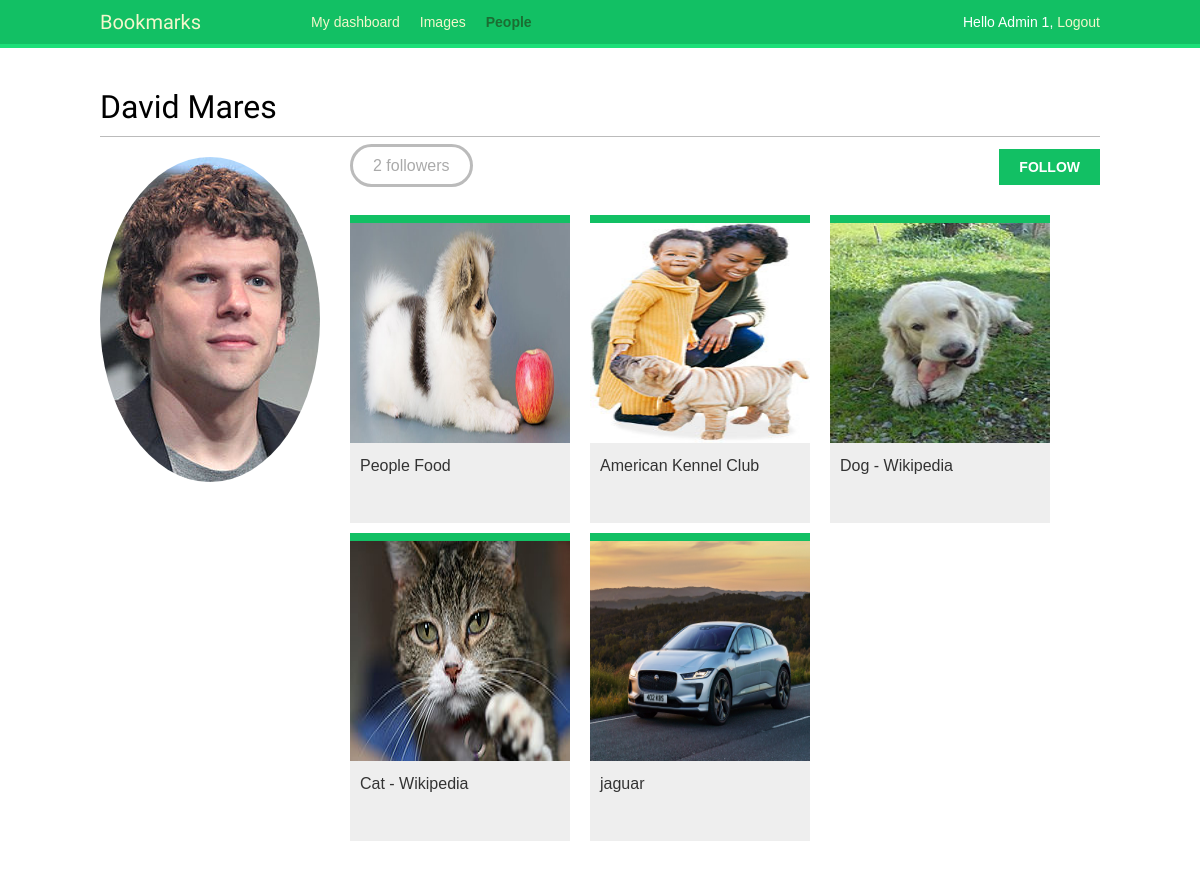
/account/users/david/ (signed in), run on the app's committed database.
### images/models.py (models this page shows, shortened)
class Image(models.Model):
  user = models.ForeignKey(settings.AUTH_USER_MODEL,
                            related_name='images_created',
                            on_delete=models.CASCADE)
  title = models.CharField( max_length=200)
  slug = models.SlugField(max_length=200,blank=True)
  url = models.URLField()
  image = models.ImageField( upload_to='images/%Y/%m/%d/')
  description = models.TextField(blank=True)
  created = models.DateField( auto_now_add=True,db_index=True)
  users_like = models.ManyToManyField(settings.AUTH_USER_MODEL,
                                      related_name='images_liked',blank=True)
  def get_absolute_url(self):
    return reverse('images:detail', args=[self.id,self.slug])

### account/views.py (the view)
# urls.py: path('users/<username>/', views.user_detail, name='user_detail'),
@login_required
def user_detail(request,username):
  user = get_object_or_404(User,username=username,is_active=True)
  return render(request,'account/user/detail.html',{'section':'people','user':user})

### account/templates/account/user/detail.html (shortened to what this page needs)
{% extends "base.html" %}
{% load thumbnail %}
{% block content %}
  <h1>{{ user.get_full_name }}</h1>
  <div class="profile-info">
    {% thumbnail user.profile.photo "180x180" crop="100%" as im %}
      <img src="{{ im.url }}" class="user-detail">
    {% endthumbnail %}
  </div>
  {% with total_followers=user.followers.count %}
    <span class="count">
      <span class="total">{{ total_followers }}</span>
      follower{{ total_followers|pluralize }}
    </span>
    <a href="#" data-id="{{ user.id }}" data-action="{% if request.user in user.followers.all %}un{% endif %}follow" class="follow button">
      {% if request.user not in user.followers.all %}
        Follow
      {% else %}
        Unfollow
      {% endif %}
    </a>
    <div id="image-list" class="image-container">
      {% include "images/image/list_ajax.html" with images=user.images_created.all %}
    </div>
  {% endwith %}
{% endblock %}

### account/templates/base.html (shortened to what this page needs)
{% load staticfiles %}
<!DOCTYPE html>
<html>
<head>
  <link rel="stylesheet" href="{% static "/css/base.css" %}">
</head>
<body>
  <div id="header">
    <span class="logo">Bookmarks</span>
    {% if request.user.is_authenticated %}
    <ul class="menu">
        <li   {% if section == "dashboard" %}class="selected"{% endif %}>
            <a href=" {% url "dashboard" %}"> My dashboard</a>
        </li>
        <li   {% if section == "images" %}class="selected"{% endif %}>
            <a href=" {% url "images:list" %}"> Images</a>
        </li>
        <li   {% if section == "people" %}class="selected"{% endif %}>
            <a href="{% url "user_list" %}"> People</a>
        </li>
    </ul>
    {% endif %}
    <span class="user">
        {% if request.user.is_authenticated %}
          Hello {{request.user.first_name}},
          <a href="{% url "logout" %}">Logout</a>
        {% else %}
        <a href="{% url "login" %}">Login</a>
        {% endif %}
    </span>
  </div>
  <div id="content">
      {% block content %}
      {% endblock content %}
  </div>
</body>
</html>

### images/templates/images/image/list_ajax.html
{% load thumbnail %}
{% for image in images %}
  <div class="image">
    <a href="{{ image.get_absolute_url }}">
      {% thumbnail image.image "300x300" crop="100%" as im %}
        <a href="{{ image.get_absolute_url }}">
          <img src="{{ im.url }}">
        </a>
      {% endthumbnail %}
    </a>
    <div class="info">
      <a href="{{ image.get_absolute_url }}" class="title">
        {{ image.title }}
      </a>
    </div>
  </div>
{% endfor %}

### account/static/css/base.css (style rules this page uses)
body { margin:0; padding:0; font-family:helvetica, sans-serif; }
a { color:#12c064; text-decoration:none; }
h1, h2, h3, h4, h5 , h6 { font-family: 'Muli', sans-serif; font-weight:normal; }
h1 { border-bottom:1px solid #bbb; padding:0 0 10px 0; margin:10px 0 20px 0; }
#header { padding:10px 100px; font-size:14px; background:#12c064; color:#fff; border-bottom:4px solid #1cdf78; overflow:auto; }
#header .logo { font-family: 'Muli', sans-serif; float:left; color:#f3f7cc; font-size:20px; margin-right:10%; }
#header ul.menu { list-style:none; float:left; margin:0; padding:0; }
#header ul.menu li { float:left; padding:4px 10px; }
#header ul.menu li.selected a, #header ul.menu li.selected a:hover { color:#1b6d32; font-weight:bold; }
#header a { color:#f3f7cc; }
#header .user { float:right; padding-top:4px; }
#content { padding:30px 100px; }
input[type=submit], a.button { font-weight:bold; background:#12c064; color:#fff; padding:10px 20px; font-size:14px; text-transform:uppercase; }
.count { color:#aaa; border:3px solid #bbb; border-radius:26px; padding:10px 20px; margin:20px 10px 0; }
a.like, a.follow { float:right; margin-top:-8px; }
#image-list { overflow:auto; }
#image-list .image { float:left; width:220px; height:300px; margin:0 10px 10px 10px; border-top:8px solid #12c064; background:#eee; }
#image-list img { width:220px; height:220px; }
#image-list .info { padding:10px; }
#image-list .info a { color:#333; }
img.user-detail { border-radius:50%; float:left; }
.profile-info { float:left; overflow:auto; margin-right:20px; }
.image-container { margin-top:40px; }

### data on the page
Image: shows a picture, title "People Food"
Image: shows a picture, title "American Kennel Club"
Image: shows a picture, title "Dog - Wikipedia"
Image: shows a picture, title "Cat - Wikipedia"
Image: shows a picture, title "jaguar"

### other printed values
{{ request.user.first_name }} "Admin 1"
{{ user.get_full_name }} "David Mares"
{{ total_followers }} "2"
